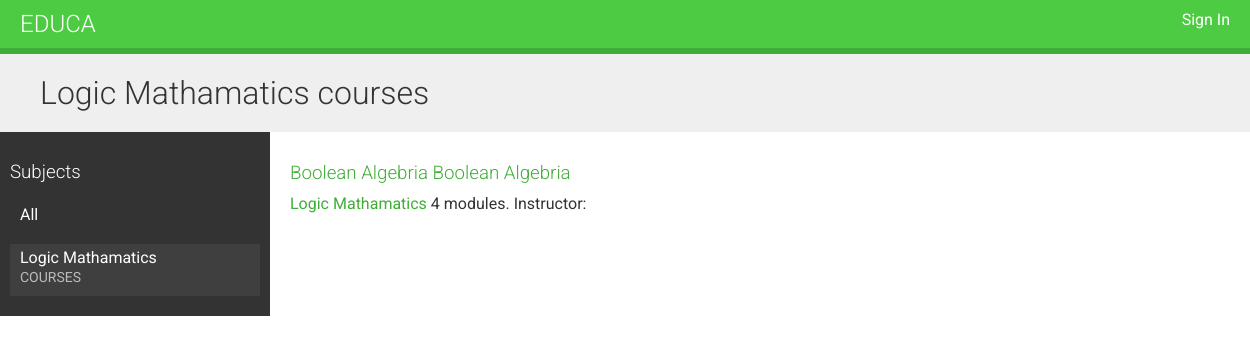
Before: /course/subject/logic-mathamatics/ with the older database file.
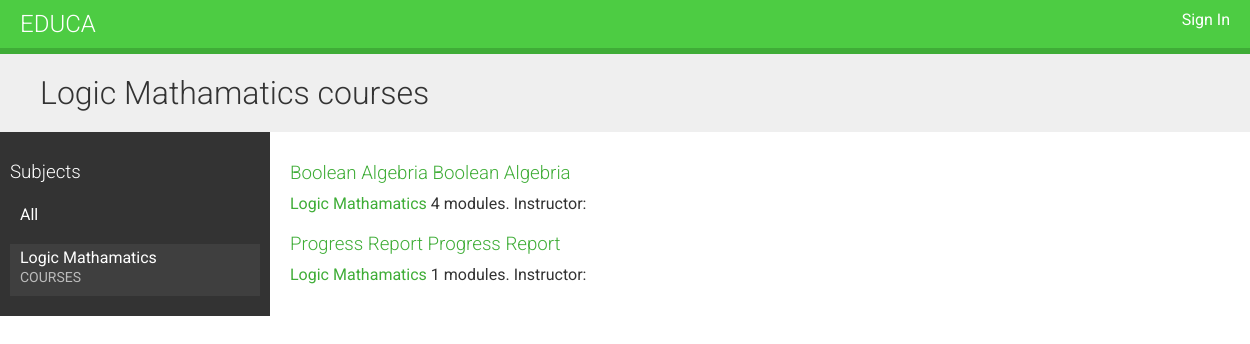
After: the same page with the newer database file.
### courses/models.py (models this page shows, shortened)
class Subject(models.Model):
    title = models.CharField(max_length=200)
    slug = models.SlugField(max_length=200, unique=True)
    class Meta:
        ordering = ['-title']
    def __str__(self):
        return self.title

class Course(models.Model):
    owner = models.ForeignKey(
        User,
        related_name='courses_created',
        on_delete=models.CASCADE
    )
    subject = models.ForeignKey(
        Subject,
        related_name='courses',
        on_delete=models.CASCADE
    )
    title = models.CharField(
        max_length=200
    )
    slug = models.SlugField(
        max_length=200,
        unique=True
    )
    overview = models.TextField()
    created = models.DateTimeField(auto_now_add=True)
    students = models.ManyToManyField(User, related_name='courses_joined', blank=True)
    class Meta:
        ordering = ['-created']

### courses/views.py (the view)
# urls.py: path('', CourseListView.as_view(), name='course_list'),
class CourseListView(TemplateResponseMixin, View):
    model = Course
    template_name = 'courses/course/list.html'
    def get(self, request, subject=None):
        subjects = cache.get('all_subjects')
        if not subjects:
            subjects = Subject.objects.annotate(
                total__courses=Count('courses')
            )
            cache.set('all_subjects', subjects)
        all_courses = Course.objects.annotate(
            total_modules=Count('modules')
        )
        if subject:
            subject = get_object_or_404(Subject, slug=subject)
            key = f'subject_{subject.id}_courses'
            courses = cache.get(key)
            if not courses:
                courses = all_courses.filter(subject=subject)
                cache.set(key, courses)
            else:
                courses = cache.get('all_courses')
                if not courses:
                    courses = all_courses
                    cache.set('all_courses', courses)
        return self.render_to_response({'subjects': subjects, 'subject': subject, 'courses': courses})

### courses/templates/courses/course/list.html (shortened to what this page needs)
{% extends "base.html" %}
{% block content %}
    <h1>
        {% if subject %}
            {{ subject.title }} courses
        {% else %}
            All courses
        {% endif %}
    </h1>
    <div class="contents">
        <h3>Subjects</h3>
        <ul class="modules">
            <li {% if not subject %} class="selected" {% endif %}>
                <a href="{% url 'course_list' %}">All</a>
            </li>
            {% for s in subjects %}
                <li {% if subject == s %} class="selected" {% endif %}>
                    <a href="{% url 'course_list_subject' s.slug %}">
                        {{ s.title }}
                        <br>
                        <span>{{ s.total_courses }} courses</span>
                    </a>
                </li>
            {% endfor %}
        </ul>
    </div>
    <div class="module">
        {% for course in courses %}
            {% with subject=course.subject %}
                <h3>
                    <a href="{% url 'course_detail' course.slug %}">{{ course.title }}</a>
                    <a href="{% url 'course_detail' course.slug %}">{{ course.title }}</a>
                </h3>
                <p>
                    <a href="{% url 'course_list_subject' subject.slug %}">{{ subject }}</a>
                    {{ course.total_modules }} modules.
                    Instructor: {{ course.owner.get_full_name }}
                </p>
            {% endwith %}
        {% endfor %}
    </div>
{% endblock %}

Changed rows visible on the page:
added Course: title "Progress Report", subject "Logic Mathamatics", total_modules "1"
